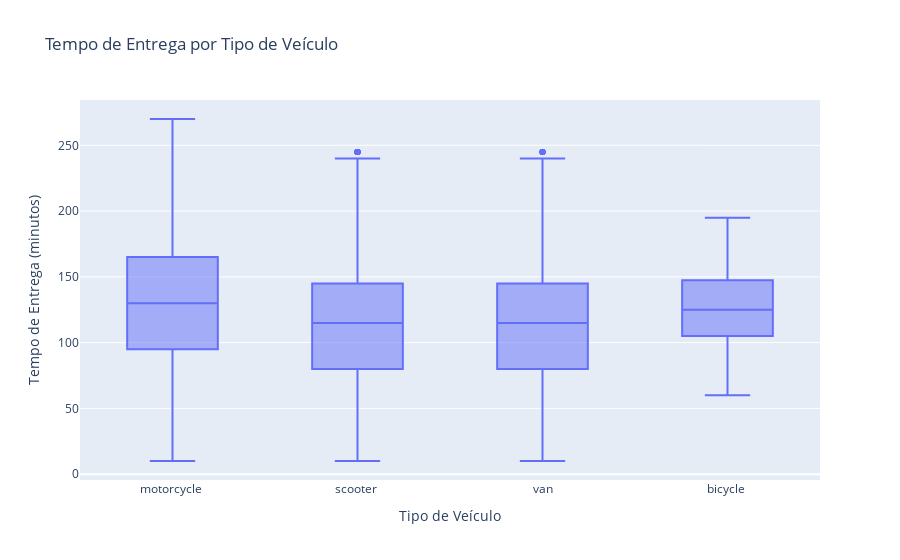

This figure's notebook cell:
### Markdown cell above
### Tempo de Entrega por Tipo de Veículo

### Code cell
fig = px.box(df, x='Vehicle', y='Delivery_Time', 
             title='Tempo de Entrega por Tipo de Veículo',
             labels={'Vehicle': 'Tipo de Veículo', 'Delivery_Time': 'Tempo de Entrega (minutos)'})
fig.show()

### Figure 1 — Plotly figure (JSON) as saved in the notebook; plotly's stock layout.template omitted (floating-point values rounded to 4 significant figures; data arrays with more than 128 entries replaced by an {"elided": "..."} marker saying what was removed)
{"data": [{"alignmentgroup": "True", "hovertemplate": "Tipo de Veículo=%{x}<br>Tempo de Entrega (minutos)=%{y}<extra></extra>", "legendgroup": "", "marker": {"color": "#636efa"}, "name": "", "notched": false, "offsetgroup": "", "orientation": "v", "showlegend": false, "type": "box", "x": {"elided": "43739 str values"}, "x0": " ", "xaxis": "x", "y": {"elided": "43739 int values"}, "y0": " ", "yaxis": "y"}], "layout": {"boxmode": "group", "legend": {"tracegroupgap": 0}, "title": {"text": "Tempo de Entrega por Tipo de Veículo"}, "xaxis": {"anchor": "y", "domain": [0, 1], "title": {"text": "Tipo de Veículo"}}, "yaxis": {"anchor": "x", "domain": [0, 1], "title": {"text": "Tempo de Entrega (minutos)"}}}}
